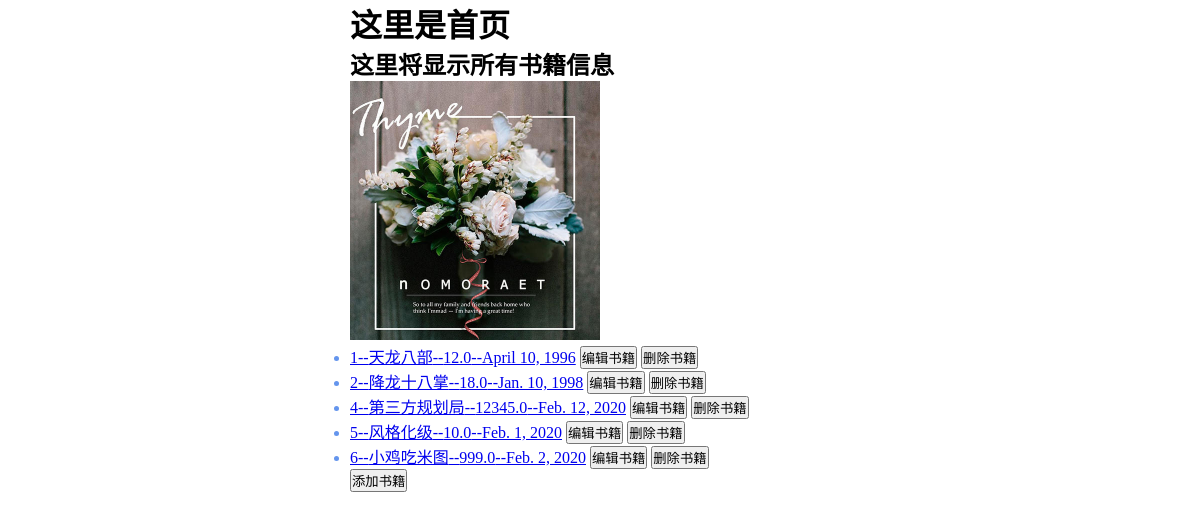
/, run on an earlier commit of the app's database.
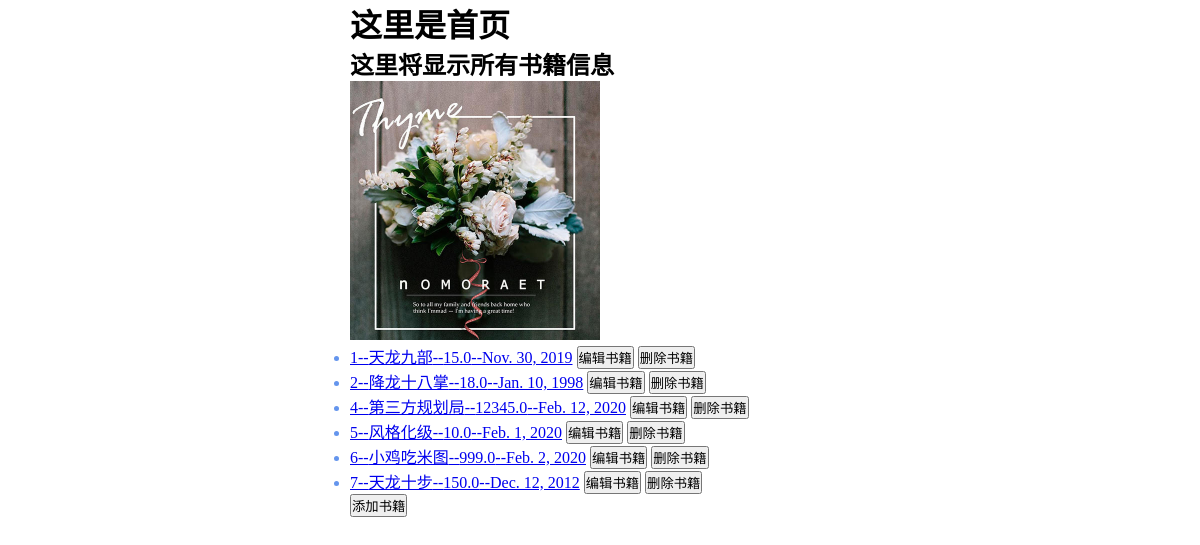
And on a later commit of the database.
### booktest/models.py (models this page shows)
class Book(models.Model):
    title=models.CharField(max_length=20)
    price=models.FloatField(default=0)
    upd_date = models.DateField(default="2020-2-11")
    author=models.CharField(max_length=20,default="rhy")
    desc=models.CharField(max_length=50,null=True,blank=True,db_column="description")
    def __str__(self):
        return self.title

### booktest/views.py (the view)
# urls.py: url(r'^$', views.index,name='index'),
def index(requset):
    books=Book.objects.all()
    return render(requset,'index.html',{'books':books})

### booktest/templates/index.html (shortened to what this page needs)
<!DOCTYPE html>
<html lang="en">
<head>
    <link rel="stylesheet" href="/static/css/main.css">
</head>
<body>
<h1>这里是首页</h1>
<h2>这里将显示所有书籍信息</h2>
<div class="con">
    <img src="/static/img/photo.jpg" alt="">
    <ul>
        {% for book in books %}
            <li>
                <a href="{% url 'booktest:detail' book.id%}">{{book.id}}--{{book.title}}--{{book.price}}--{{book.upd_date}}</a>
                <a href="{% url 'booktest:editbook' book.id%}"><button>编辑书籍</button></a>
                <a href="{% url 'booktest:deletebook' book.id%}"><button>删除书籍</button></a>
            </li>
        {% endfor %}
    </ul>
    <a href="{% url 'booktest:addbook'%}"><button>添加书籍</button></a>
</div>
</body>
</html>

What changed in the data, as far as the page shows it:
changed Book id 1: title "天龙八部" → "天龙九部"; price "12.0" → "15.0"; upd_date "April 10, 1996" → "Nov. 30, 2019"
added Book: id "7", title "天龙十步", price "150.0", upd_date "Dec. 12, 2012"
